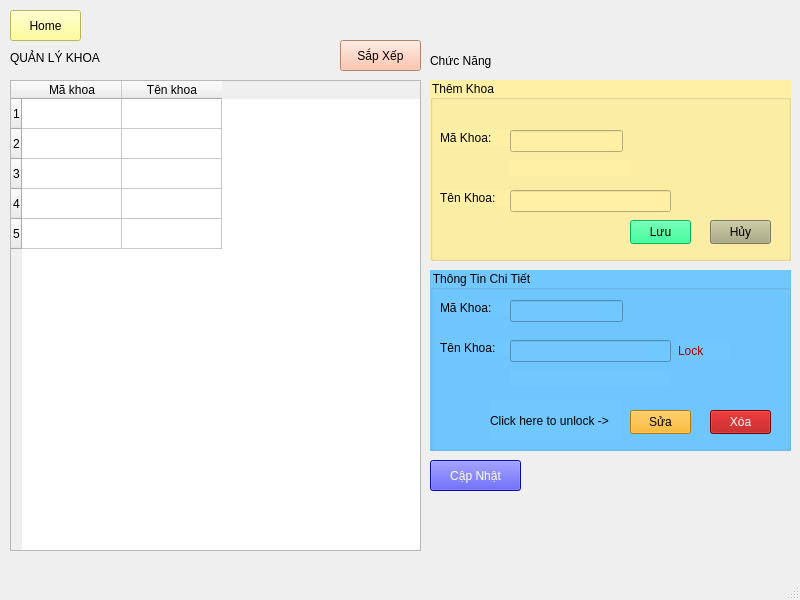
<?xml version="1.0" encoding="UTF-8"?>
<ui version="4.0">
 <class>QuanLyKhoa</class>
 <widget class="QMainWindow" name="QuanLyKhoa">
  <property name="geometry">
   <rect>
    <x>0</x>
    <y>0</y>
    <width>800</width>
    <height>600</height>
   </rect>
  </property>
  <property name="windowTitle">
   <string>MainWindow</string>
  </property>
  <widget class="QWidget" name="centralwidget">
   <widget class="QLabel" name="label">
    <property name="geometry">
     <rect>
      <x>10</x>
      <y>50</y>
      <width>131</width>
      <height>16</height>
     </rect>
    </property>
    <property name="styleSheet">
     <string notr="true">font: 700 12pt &quot;Segoe UI&quot;;</string>
    </property>
    <property name="text">
     <string>QUẢN LÝ KHOA</string>
    </property>
   </widget>
   <widget class="QGroupBox" name="groupBox">
    <property name="geometry">
     <rect>
      <x>430</x>
      <y>270</y>
      <width>361</width>
      <height>181</height>
     </rect>
    </property>
    <property name="styleSheet">
     <string notr="true">background-color: rgb(112, 200, 255);
font: 10pt &quot;Segoe UI&quot;;</string>
    </property>
    <property name="title">
     <string>Thông Tin Chi Tiết</string>
    </property>
    <widget class="QLabel" name="label_2">
     <property name="geometry">
      <rect>
       <x>10</x>
       <y>30</y>
       <width>71</width>
       <height>16</height>
      </rect>
     </property>
     <property name="styleSheet">
      <string notr="true">font: 10pt &quot;Segoe UI&quot;;</string>
     </property>
     <property name="text">
      <string>Mã Khoa:</string>
     </property>
    </widget>
    <widget class="QLineEdit" name="detailIDKhoa">
     <property name="geometry">
      <rect>
       <x>80</x>
       <y>30</y>
       <width>113</width>
       <height>22</height>
      </rect>
     </property>
     <property name="styleSheet">
      <string notr="true">font: 10pt &quot;Segoe UI&quot;;</string>
     </property>
     <property name="readOnly">
      <bool>true</bool>
     </property>
    </widget>
    <widget class="QLabel" name="label_3">
     <property name="geometry">
      <rect>
       <x>10</x>
       <y>70</y>
       <width>71</width>
       <height>16</height>
      </rect>
     </property>
     <property name="styleSheet">
      <string notr="true">font: 10pt &quot;Segoe UI&quot;;</string>
     </property>
     <property name="text">
      <string>Tên Khoa:</string>
     </property>
    </widget>
    <widget class="QLineEdit" name="detailNameKhoa">
     <property name="geometry">
      <rect>
       <x>80</x>
       <y>70</y>
       <width>161</width>
       <height>22</height>
      </rect>
     </property>
     <property name="styleSheet">
      <string notr="true">font: 10pt &quot;Segoe UI&quot;;</string>
     </property>
     <property name="readOnly">
      <bool>true</bool>
     </property>
    </widget>
    <widget class="QPushButton" name="btnEdit">
     <property name="geometry">
      <rect>
       <x>200</x>
       <y>140</y>
       <width>61</width>
       <height>24</height>
      </rect>
     </property>
     <property name="styleSheet">
      <string notr="true">background-color: rgb(255, 170, 0);</string>
     </property>
     <property name="text">
      <string>Sửa</string>
     </property>
    </widget>
    <widget class="QPushButton" name="btnDelete">
     <property name="geometry">
      <rect>
       <x>280</x>
       <y>140</y>
       <width>61</width>
       <height>24</height>
      </rect>
     </property>
     <property name="styleSheet">
      <string notr="true">background-color: rgb(170, 0, 0);
color: rgb(255, 255, 255);</string>
     </property>
     <property name="text">
      <string>Xóa</string>
     </property>
    </widget>
    <widget class="QLabel" name="islock">
     <property name="geometry">
      <rect>
       <x>248</x>
       <y>70</y>
       <width>51</width>
       <height>21</height>
      </rect>
     </property>
     <property name="styleSheet">
      <string notr="true">font: 10pt &quot;Segoe UI&quot;;
color: rgb(170, 0, 0);</string>
     </property>
     <property name="text">
      <string>Lock</string>
     </property>
    </widget>
    <widget class="QLabel" name="err_2">
     <property name="geometry">
      <rect>
       <x>80</x>
       <y>100</y>
       <width>161</width>
       <height>16</height>
      </rect>
     </property>
     <property name="styleSheet">
      <string notr="true">color: rgb(170, 0, 0);</string>
     </property>
     <property name="text">
      <string/>
     </property>
    </widget>
    <widget class="QLabel" name="label_8">
     <property name="geometry">
      <rect>
       <x>60</x>
       <y>130</y>
       <width>131</width>
       <height>41</height>
      </rect>
     </property>
     <property name="styleSheet">
      <string notr="true">font: 10pt &quot;Segoe UI&quot;;</string>
     </property>
     <property name="text">
      <string>Click here to unlock -&gt;</string>
     </property>
    </widget>
   </widget>
   <widget class="QGroupBox" name="groupBox_2">
    <property name="geometry">
     <rect>
      <x>430</x>
      <y>80</y>
      <width>361</width>
      <height>181</height>
     </rect>
    </property>
    <property name="styleSheet">
     <string notr="true">background-color: rgb(255, 240, 166);
font: 10pt &quot;Segoe UI&quot;;</string>
    </property>
    <property name="title">
     <string>Thêm Khoa</string>
    </property>
    <widget class="QLabel" name="label_4">
     <property name="geometry">
      <rect>
       <x>10</x>
       <y>50</y>
       <width>71</width>
       <height>16</height>
      </rect>
     </property>
     <property name="styleSheet">
      <string notr="true">font: 10pt &quot;Segoe UI&quot;;</string>
     </property>
     <property name="text">
      <string>Mã Khoa:</string>
     </property>
    </widget>
    <widget class="QLineEdit" name="IDKhoa">
     <property name="geometry">
      <rect>
       <x>80</x>
       <y>50</y>
       <width>113</width>
       <height>22</height>
      </rect>
     </property>
     <property name="styleSheet">
      <string notr="true">font: 10pt &quot;Segoe UI&quot;;</string>
     </property>
     <property name="text">
      <string/>
     </property>
     <property name="readOnly">
      <bool>false</bool>
     </property>
    </widget>
    <widget class="QLabel" name="label_5">
     <property name="geometry">
      <rect>
       <x>10</x>
       <y>110</y>
       <width>71</width>
       <height>16</height>
      </rect>
     </property>
     <property name="styleSheet">
      <string notr="true">font: 10pt &quot;Segoe UI&quot;;</string>
     </property>
     <property name="text">
      <string>Tên Khoa:</string>
     </property>
    </widget>
    <widget class="QLineEdit" name="NameKhoa">
     <property name="geometry">
      <rect>
       <x>80</x>
       <y>110</y>
       <width>161</width>
       <height>22</height>
      </rect>
     </property>
     <property name="styleSheet">
      <string notr="true">font: 10pt &quot;Segoe UI&quot;;</string>
     </property>
     <property name="readOnly">
      <bool>false</bool>
     </property>
    </widget>
    <widget class="QPushButton" name="btnSave">
     <property name="geometry">
      <rect>
       <x>200</x>
       <y>140</y>
       <width>61</width>
       <height>24</height>
      </rect>
     </property>
     <property name="styleSheet">
      <string notr="true">background-color: rgb(0, 255, 127);</string>
     </property>
     <property name="text">
      <string>Lưu</string>
     </property>
    </widget>
    <widget class="QPushButton" name="btnCancel">
     <property name="geometry">
      <rect>
       <x>280</x>
       <y>140</y>
       <width>61</width>
       <height>24</height>
      </rect>
     </property>
     <property name="styleSheet">
      <string notr="true">background-color: rgb(170, 170, 127);</string>
     </property>
     <property name="text">
      <string>Hủy</string>
     </property>
    </widget>
    <widget class="QLabel" name="err">
     <property name="geometry">
      <rect>
       <x>80</x>
       <y>80</y>
       <width>121</width>
       <height>16</height>
      </rect>
     </property>
     <property name="styleSheet">
      <string notr="true">color: rgb(170, 0, 0);</string>
     </property>
     <property name="text">
      <string/>
     </property>
    </widget>
   </widget>
   <widget class="QLabel" name="label_6">
    <property name="geometry">
     <rect>
      <x>430</x>
      <y>50</y>
      <width>131</width>
      <height>21</height>
     </rect>
    </property>
    <property name="styleSheet">
     <string notr="true">font: 700 12pt &quot;Segoe UI&quot;;</string>
    </property>
    <property name="text">
     <string>Chức Năng</string>
    </property>
   </widget>
   <widget class="QPushButton" name="btnSort">
    <property name="geometry">
     <rect>
      <x>340</x>
      <y>40</y>
      <width>81</width>
      <height>31</height>
     </rect>
    </property>
    <property name="styleSheet">
     <string notr="true">background-color: rgb(255, 182, 153);
font: 10pt &quot;Segoe UI&quot;;</string>
    </property>
    <property name="text">
     <string>Sắp Xếp</string>
    </property>
    <property name="icon">
     <iconset>
      <normaloff>images/ic/icsort.png</normaloff>images/ic/icsort.png</iconset>
    </property>
    <property name="iconSize">
     <size>
      <width>20</width>
      <height>20</height>
     </size>
    </property>
   </widget>
   <widget class="QPushButton" name="btnReload">
    <property name="geometry">
     <rect>
      <x>430</x>
      <y>460</y>
      <width>91</width>
      <height>31</height>
     </rect>
    </property>
    <property name="styleSheet">
     <string notr="true">background-color: rgb(16, 16, 255);
font: 10pt &quot;Segoe UI&quot;;
color: rgb(255, 255, 255);</string>
    </property>
    <property name="text">
     <string>Cập Nhật</string>
    </property>
    <property name="icon">
     <iconset>
      <normaloff>images/ic/icreload.png</normaloff>images/ic/icreload.png</iconset>
    </property>
    <property name="iconSize">
     <size>
      <width>20</width>
      <height>20</height>
     </size>
    </property>
   </widget>
   <widget class="QPushButton" name="btnHome">
    <property name="geometry">
     <rect>
      <x>10</x>
      <y>10</y>
      <width>71</width>
      <height>31</height>
     </rect>
    </property>
    <property name="styleSheet">
     <string notr="true">font: 10pt &quot;Segoe UI&quot;;
background-color: rgb(255, 255, 127);</string>
    </property>
    <property name="text">
     <string>Home</string>
    </property>
    <property name="icon">
     <iconset>
      <normaloff>images/ic/icHome.png</normaloff>images/ic/icHome.png</iconset>
    </property>
    <property name="iconSize">
     <size>
      <width>20</width>
      <height>20</height>
     </size>
    </property>
   </widget>
   <widget class="QTableWidget" name="tableKhoa">
    <property name="geometry">
     <rect>
      <x>10</x>
      <y>80</y>
      <width>411</width>
      <height>471</height>
     </rect>
    </property>
    <property name="autoScrollMargin">
     <number>16</number>
    </property>
    <property name="rowCount">
     <number>5</number>
    </property>
    <property name="columnCount">
     <number>2</number>
    </property>
    <row/>
    <row/>
    <row/>
    <row/>
    <row/>
    <column>
     <property name="text">
      <string>Mã khoa</string>
     </property>
    </column>
    <column>
     <property name="text">
      <string>Tên khoa</string>
     </property>
    </column>
   </widget>
  </widget>
  <widget class="QMenuBar" name="menubar">
   <property name="geometry">
    <rect>
     <x>0</x>
     <y>0</y>
     <width>800</width>
     <height>22</height>
    </rect>
   </property>
  </widget>
  <widget class="QStatusBar" name="statusbar"/>
 </widget>
 <resources/>
 <connections/>
</ui>
